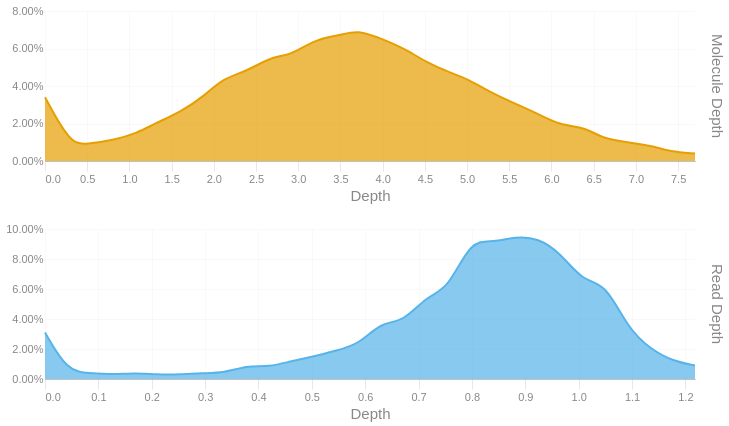

The cell this chart's notebook holds for it:
### Code cell
readdep = depth_hist(tb['Read Depth'], q99, 3)
readdep = readdep.with_columns(pl.lit('Read Depth').alias('Metric'))
if not SKIPLR:
    moldep = depth_hist(tb['Molecule Depth'], mol_q99, 1)
    moldep = moldep.with_columns(pl.lit('Molecule Depth').alias('Metric'))
    _hist = pl.concat([readdep, moldep])
    _hist = _hist.filter(pl.col('Proportion') != 0)
    with SafeRender(_hist):
        (
            alt.Chart(_hist)        
            .mark_area(interpolate = "basis")
            .encode(
                x=alt.X('Bin:Q').scale(domainMin=0).axis(alt.Axis(title='Depth')),
                y = alt.Y('Proportion:Q', title = None).axis(format = '.2%'),
                color = alt.Color('Metric:N').legend(None),
                row = alt.Row("Metric:N").header(title = None, labelOrient = 'right'),
                tooltip = [
                    alt.Tooltip("Metric:N", title = "Metric"),
                    alt.Tooltip('Interval:N', title = "Depth Interval"),
                    alt.Tooltip('Proportion:Q', title = "% Alignments").format('.2%')
                ]
            )
            .resolve_scale(x='independent', y='independent')
            .properties(
                height = 150, width = 650,
                usermeta={'embedOptions': {'downloadFileName': f'{samplename}.depth.hist'}}
            )
        ).display()
else:
    readdep = readdep.filter(pl.col('Proportion') != 0)
    with SafeRender(readdep):
        (
            alt.Chart(readdep)        
            .mark_area(interpolate = "basis")
            .encode(
                x=alt.X('Bin:Q').scale(domainMin=0).axis(alt.Axis(title='Depth')),
                y = alt.Y('Proportion:Q', title = None).axis(format = '.2%'),
                tooltip = [
                    alt.Tooltip('Interval:N', title = "Depth Interval"),
                    alt.Tooltip('Proportion:Q', title = "% Alignments").format('.2%')
                ]
            )
            .properties(
                usermeta={'embedOptions': {'downloadFileName': f'{samplename}.depth.hist'}}
            )
        ).display()

### Figure 1 — Vega-Lite specification as saved in the notebook (floating-point values rounded to 4 significant figures)
{"width": 650, "height": 150, "config": {"title": {"anchor": "start", "dy": -15, "fontSize": 18, "color": "#888888", "subtitleColor": "#888888", "subtitleFontSize": 14}, "arc": {"fill": "#0072B2"}, "axis": {"domainColor": "#888888", "domainWidth": 0.5, "gridWidth": 0.2, "grid": false, "titleFontWeight": 400, "titleFontSize": 15, "labelFontSize": 11, "labelColor": "#888888", "tickColor": "#888888", "tickWidth": 0.2, "titleColor": "#888888"}, "axisBand": {"grid": false}, "axisX": {"grid": true, "tickSize": 10, "domainCap": "round"}, "axisY": {"domain": false, "grid": true, "tickSize": 0, "domainCap": "round"}, "background": "transparent", "header": {"labelFontSize": 15, "labelColor": "#888888", "titleFontSize": 15, "titleFontWeight": 600, "titleColor": "#888888"}, "legend": {"labelFont": "sans-serif", "labelFontSize": 12, "labelColor": "#888888", "symbolSize": 100, "symbolType": "circle", "titleFontSize": 12, "titlePadding": 10, "titleColor": "#888888", "title": null}, "range": {"category": ["#E69F00", "#56B4E9", "#009E73", "#F0E442", "#0072B2", "#D55E00", "#CC79A7", "#000000"], "diverging": ["#cfe8f3", "#a2d4ec", "#73bfe2", "#46abdb", "#1696d2", "#12719e"]}, "area": {"fill": "#0072B2", "fillOpacity": 0.7, "line": true, "strokeOpacity": 0.7}, "line": {"color": "#0072B2", "stroke": "#0072B2", "strokeWidth": 2}, "trail": {"color": "#0072B2", "stroke": "#0072B2", "strokeWidth": 0, "size": 1}, "point": {"filled": true, "fillOpacity": 1.0, "size": 95}, "text": {"color": "#888888", "fontSize": 11, "align": "right", "fontWeight": 400, "size": 11}, "bar": {"fill": "#0072B2", "stroke": null}, "view": {"stroke": null, "continuousWidth": 660, "continuousHeight": 400}}, "data": {"name": "data-6989353a6e4829540965700e835913c0"}, "mark": {"type": "area", "interpolate": "basis"}, "encoding": {"color": {"field": "Metric", "legend": null, "type": "nominal"}, "row": {"field": "Metric", "header": {"title": null, "labelOrient": "right"}, "type": "nominal"}, "tooltip": [{"field": "Metric", "title": "Metric", "type": "nominal"}, {"field": "Interval", "title": "Depth Interval", "type": "nominal"}, {"field": "Proportion", "format": ".2%", "title": "% Alignments", "type": "quantitative"}], "x": {"axis": {"title": "Depth"}, "field": "Bin", "scale": {"domainMin": 0}, "type": "quantitative"}, "y": {"axis": {"format": ".2%"}, "field": "Proportion", "title": null, "type": "quantitative"}}, "resolve": {"scale": {"x": "independent", "y": "independent"}}, "usermeta": {"embedOptions": {"downloadFileName": "S1_Annapolis_0N2.depth.hist"}}, "$schema": "https://vega.github.io/schema/vega-lite/v6.1.0.json", "datasets": {"data-6989353a6e4829540965700e835913c0": [{"Bin": 0.0, "Interval": "0.0-0.042", "Proportion": 0.031, "Metric": "Read Depth"}, {"Bin": 0.042, "Interval": "0.042-0.084", "Proportion": 0.005, "Metric": "Read Depth"}, {"Bin": 0.084, "Interval": "0.084-0.126", "Proportion": 0.004, "Metric": "Read Depth"}, {"Bin": 0.126, "Interval": "0.126-0.168", "Proportion": 0.003, "Metric": "Read Depth"}, {"Bin": 0.168, "Interval": "0.168-0.21", "Proportion": 0.004, "Metric": "Read Depth"}, {"Bin": 0.21, "Interval": "0.21-0.252", "Proportion": 0.003, "Metric": "Read Depth"}, {"Bin": 0.252, "Interval": "0.252-0.294", "Proportion": 0.003, "Metric": "Read Depth"}, {"Bin": 0.294, "Interval": "0.294-0.336", "Proportion": 0.004, "Metric": "Read Depth"}, {"Bin": 0.336, "Interval": "0.336-0.378", "Proportion": 0.004, "Metric": "Read Depth"}, {"Bin": 0.378, "Interval": "0.378-0.42", "Proportion": 0.009, "Metric": "Read Depth"}, {"Bin": 0.42, "Interval": "0.42-0.462", "Proportion": 0.008, "Metric": "Read Depth"}, {"Bin": 0.462, "Interval": "0.462-0.504", "Proportion": 0.012, "Metric": "Read Depth"}, {"Bin": 0.504, "Interval": "0.504-0.546", "Proportion": 0.015, "Metric": "Read Depth"}, {"Bin": 0.546, "Interval": "0.546-0.588", "Proportion": 0.019, "Metric": "Read Depth"}, {"Bin": 0.588, "Interval": "0.588-0.63", "Proportion": 0.023, "Metric": "Read Depth"}, {"Bin": 0.63, "Interval": "0.63-0.672", "Proportion": 0.038, "Metric": "Read Depth"}, {"Bin": 0.672, "Interval": "0.672-0.714", "Proportion": 0.038, "Metric": "Read Depth"}, {"Bin": 0.714, "Interval": "0.714-0.756", "Proportion": 0.055, "Metric": "Read Depth"}, {"Bin": 0.756, "Interval": "0.756-0.798", "Proportion": 0.06, "Metric": "Read Depth"}, {"Bin": 0.798, "Interval": "0.798-0.84", "Proportion": 0.093, "Metric": "Read Depth"}, {"Bin": 0.84, "Interval": "0.84-0.882", "Proportion": 0.091, "Metric": "Read Depth"}, {"Bin": 0.882, "Interval": "0.882-0.924", "Proportion": 0.095, "Metric": "Read Depth"}, {"Bin": 0.924, "Interval": "0.924-0.966", "Proportion": 0.094, "Metric": "Read Depth"}, {"Bin": 0.966, "Interval": "0.966-1.008", "Proportion": 0.084, "Metric": "Read Depth"}, {"Bin": 1.008, "Interval": "1.008-1.05", "Proportion": 0.065, "Metric": "Read Depth"}, {"Bin": 1.05, "Interval": "1.05-1.092", "Proportion": 0.064, "Metric": "Read Depth"}, {"Bin": 1.092, "Interval": "1.092-1.134", "Proportion": 0.034, "Metric": "Read Depth"}, {"Bin": 1.134, "Interval": "1.134-1.176", "Proportion": 0.02, "Metric": "Read Depth"}, {"Bin": 1.176, "Interval": "1.176-1.218", "Proportion": 0.012, "Metric": "Read Depth"}, {"Bin": 1.218, "Interval": "1.218-1.26", "Proportion": 0.009, "Metric": "Read Depth"}, {"Bin": 0.0, "Interval": "0.0-0.3", "Proportion": 0.034, "Metric": "Molecule Depth"}, {"Bin": 0.3, "Interval": "0.3-0.5", "Proportion": 0.009, "Metric": "Molecule Depth"}, {"Bin": 0.5, "Interval": "0.5-0.8", "Proportion": 0.009, "Metric": "Molecule Depth"}, {"Bin": 0.8, "Interval": "0.8-1.1", "Proportion": 0.011, "Metric": "Molecule Depth"}, {"Bin": 1.1, "Interval": "1.1-1.3", "Proportion": 0.015, "Metric": "Molecule Depth"}, {"Bin": 1.3, "Interval": "1.3-1.6", "Proportion": 0.02, "Metric": "Molecule Depth"}, {"Bin": 1.6, "Interval": "1.6-1.9", "Proportion": 0.026, "Metric": "Molecule Depth"}, {"Bin": 1.9, "Interval": "1.9-2.1", "Proportion": 0.035, "Metric": "Molecule Depth"}, {"Bin": 2.1, "Interval": "2.1-2.4", "Proportion": 0.044, "Metric": "Molecule Depth"}, {"Bin": 2.4, "Interval": "2.4-2.7", "Proportion": 0.048, "Metric": "Molecule Depth"}, {"Bin": 2.7, "Interval": "2.7-2.9", "Proportion": 0.056, "Metric": "Molecule Depth"}, {"Bin": 2.9, "Interval": "2.9-3.2", "Proportion": 0.056, "Metric": "Molecule Depth"}, {"Bin": 3.2, "Interval": "3.2-3.5", "Proportion": 0.065, "Metric": "Molecule Depth"}, {"Bin": 3.5, "Interval": "3.5-3.7", "Proportion": 0.067, "Metric": "Molecule Depth"}, {"Bin": 3.7, "Interval": "3.7-4.0", "Proportion": 0.07, "Metric": "Molecule Depth"}, {"Bin": 4.0, "Interval": "4.0-4.3", "Proportion": 0.065, "Metric": "Molecule Depth"}, {"Bin": 4.3, "Interval": "4.3-4.5", "Proportion": 0.059, "Metric": "Molecule Depth"}, {"Bin": 4.5, "Interval": "4.5-4.8", "Proportion": 0.053, "Metric": "Molecule Depth"}, {"Bin": 4.8, "Interval": "4.8-5.0", "Proportion": 0.047, "Metric": "Molecule Depth"}, {"Bin": 5.0, "Interval": "5.0-5.3", "Proportion": 0.044, "Metric": "Molecule Depth"}, {"Bin": 5.3, "Interval": "5.3-5.6", "Proportion": 0.036, "Metric": "Molecule Depth"}, {"Bin": 5.6, "Interval": "5.6-5.8", "Proportion": 0.03, "Metric": "Molecule Depth"}, {"Bin": 5.8, "Interval": "5.8-6.1", "Proportion": 0.026, "Metric": "Molecule Depth"}, {"Bin": 6.1, "Interval": "6.1-6.4", "Proportion": 0.019, "Metric": "Molecule Depth"}, {"Bin": 6.4, "Interval": "6.4-6.6", "Proportion": 0.018, "Metric": "Molecule Depth"}, {"Bin": 6.6, "Interval": "6.6-6.9", "Proportion": 0.012, "Metric": "Molecule Depth"}, {"Bin": 6.9, "Interval": "6.9-7.2", "Proportion": 0.01, "Metric": "Molecule Depth"}, {"Bin": 7.2, "Interval": "7.2-7.4", "Proportion": 0.008, "Metric": "Molecule Depth"}, {"Bin": 7.4, "Interval": "7.4-7.7", "Proportion": 0.005, "Metric": "Molecule Depth"}, {"Bin": 7.7, "Interval": "7.7-7.97", "Proportion": 0.004, "Metric": "Molecule Depth"}]}}
